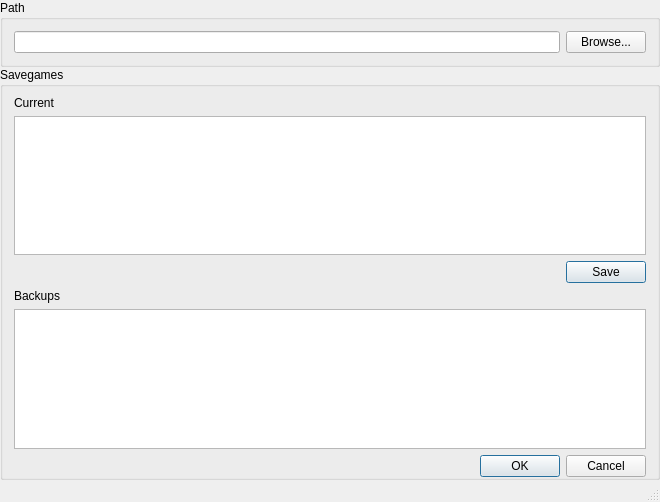
<?xml version="1.0" encoding="UTF-8"?>
<ui version="4.0">
 <class>MainWindow</class>
 <widget class="QMainWindow" name="MainWindow">
  <property name="geometry">
   <rect>
    <x>0</x>
    <y>0</y>
    <width>660</width>
    <height>502</height>
   </rect>
  </property>
  <property name="windowTitle">
   <string>MainWindow</string>
  </property>
  <widget class="QWidget" name="centralWidget">
   <layout class="QVBoxLayout" name="verticalLayout">
    <property name="spacing">
     <number>0</number>
    </property>
    <property name="leftMargin">
     <number>0</number>
    </property>
    <property name="topMargin">
     <number>0</number>
    </property>
    <property name="rightMargin">
     <number>0</number>
    </property>
    <property name="bottomMargin">
     <number>0</number>
    </property>
    <item>
     <widget class="QGroupBox" name="groupBox">
      <property name="title">
       <string>Path</string>
      </property>
      <property name="flat">
       <bool>false</bool>
      </property>
      <layout class="QHBoxLayout" name="horizontalLayout">
       <item>
        <widget class="QLineEdit" name="edit_path">
         <property name="readOnly">
          <bool>true</bool>
         </property>
        </widget>
       </item>
       <item>
        <widget class="QPushButton" name="btn_browse">
         <property name="text">
          <string>Browse...</string>
         </property>
        </widget>
       </item>
      </layout>
     </widget>
    </item>
    <item>
     <widget class="QGroupBox" name="groupBox_2">
      <property name="title">
       <string>Savegames</string>
      </property>
      <property name="flat">
       <bool>false</bool>
      </property>
      <property name="checkable">
       <bool>false</bool>
      </property>
      <layout class="QVBoxLayout" name="verticalLayout_2">
       <property name="topMargin">
        <number>9</number>
       </property>
       <property name="bottomMargin">
        <number>0</number>
       </property>
       <item>
        <widget class="QLabel" name="label_2">
         <property name="text">
          <string>Current</string>
         </property>
        </widget>
       </item>
       <item>
        <widget class="QTableView" name="table_current">
         <property name="selectionMode">
          <enum>QAbstractItemView::SingleSelection</enum>
         </property>
         <property name="selectionBehavior">
          <enum>QAbstractItemView::SelectRows</enum>
         </property>
        </widget>
       </item>
       <item>
        <widget class="QDialogButtonBox" name="btnbox_current">
         <property name="standardButtons">
          <set>QDialogButtonBox::Save</set>
         </property>
        </widget>
       </item>
       <item>
        <widget class="QLabel" name="label">
         <property name="text">
          <string>Backups</string>
         </property>
        </widget>
       </item>
       <item>
        <widget class="QTableView" name="table_backups">
         <property name="selectionMode">
          <enum>QAbstractItemView::SingleSelection</enum>
         </property>
         <property name="selectionBehavior">
          <enum>QAbstractItemView::SelectRows</enum>
         </property>
        </widget>
       </item>
       <item>
        <widget class="QDialogButtonBox" name="btnbox_backups">
         <property name="standardButtons">
          <set>QDialogButtonBox::Cancel|QDialogButtonBox::Ok</set>
         </property>
        </widget>
       </item>
      </layout>
     </widget>
    </item>
   </layout>
  </widget>
  <widget class="QStatusBar" name="statusBar"/>
  <action name="actionAbout">
   <property name="text">
    <string>About Qt...</string>
   </property>
  </action>
  <action name="actionBrowse">
   <property name="text">
    <string>Browse...</string>
   </property>
  </action>
  <action name="actionExit">
   <property name="text">
    <string>Exit</string>
   </property>
  </action>
 </widget>
 <layoutdefault spacing="6" margin="11"/>
 <resources/>
 <connections>
  <connection>
   <sender>actionExit</sender>
   <signal>triggered()</signal>
   <receiver>MainWindow</receiver>
   <slot>close()</slot>
   <hints>
    <hint type="sourcelabel">
     <x>-1</x>
     <y>-1</y>
    </hint>
    <hint type="destinationlabel">
     <x>199</x>
     <y>149</y>
    </hint>
   </hints>
  </connection>
 </connections>
</ui>
